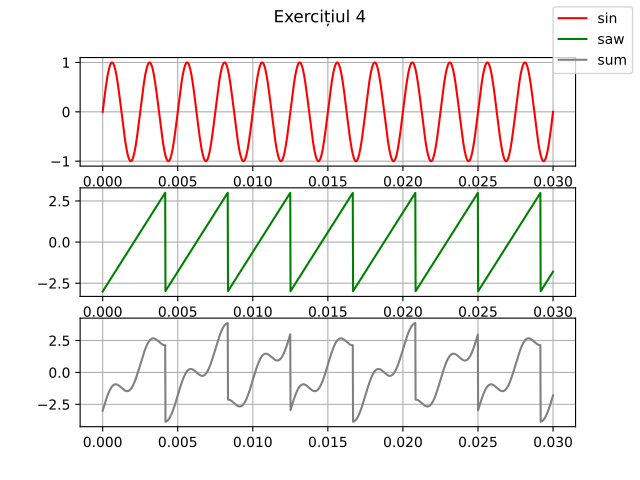

Python code for this plot:
import numpy as np
import matplotlib.pyplot as plt

fig, axs = plt.subplots(3)
fig.suptitle('Exercițiul 4')

t = np.linspace(0, 0.03, 1600)
s1 = np.sin(2 * np.pi * 400 * t)
s2 = 3 * (2 * (t * 240 - np.floor(t * 240)) - 1)

axs[0].plot(t, s1, color='red', label='sin')
axs[1].plot(t, s2, color='green', label='saw')
axs[2].plot(t, s1 + s2, color='gray', label='sum')

for ax in axs.flat:
    ax.grid(True)

fig.legend(loc='upper right')

plt.savefig('lab/02/ex4.pdf')
plt.show()
